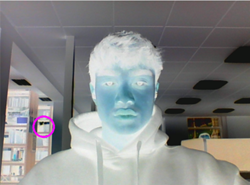
#> input picture images/myface_edited/inverted.png, 250 x 185 px, found by its file name; its folder holds only this picture in this run
$ python image_face_detection.py
#> lines starting #> are read from the running program, lines starting #| are printed output that depends on the picture
#> further down, frame is the input picture: shape (185, 250, 3); mean B, G, R 133.5, 133.8, 132.5
from __future__ import print_function
import cv2 as cv
import os

def process_frame(frame):
    frame_gray = cv.cvtColor(frame, cv.COLOR_BGR2GRAY)
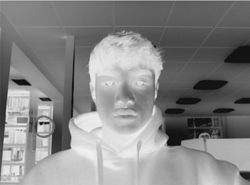
#> frame_gray: shape (185, 250); min 1, max 243, mean 133.4
    frame_gray = cv.equalizeHist(frame_gray)
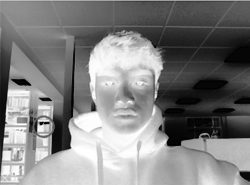
#> frame_gray: shape (185, 250); min 0, max 255, mean 128.2

    # Detect faces
    faces = face_cascade.detectMultiScale(frame_gray)
#> faces = ()
    for (x, y, w, h) in faces:
        center = (x + w//2, y + h//2)
        frame = cv.ellipse(frame, center, (w//2, h//2), 0, 0, 360, (255, 0, 255), 4)
        face_roi = frame_gray[y:y+h, x:x+w]

        # Detect eyes within the face region
        eyes = eyes_cascade.detectMultiScale(face_roi)
        for (x2, y2, w2, h2) in eyes:
            eye_center = (x + x2 + w2//2, y + y2 + h2//2)
            radius = int(round((w2 + h2) * 0.25))
            frame = cv.circle(frame, eye_center, radius, (255, 0, 0), 4)
#> this loop made 0 passes

    return frame

# Hardcoded input and output directories
input_dir   = r"C:\Users\rawsh\OneDrive - University of Southampton\EE-Y5\CompVis\CW2 CompVis\images\myface_edited"         # Path to the directory containing input images
output_dir  = r"C:\Users\rawsh\OneDrive - University of Southampton\EE-Y5\CompVis\CW2 CompVis\images\myface_edited_output"        # Path to the directory to save processed images

# Hardcoded cascade classifier paths
face_cascade_path = r"C:\Users\rawsh\OneDrive - University of Southampton\EE-Y5\CompVis\CW2 CompVis\code\models\haarcascade_frontalface_alt.xml"
eyes_cascade_path = r"C:\Users\rawsh\OneDrive - University of Southampton\EE-Y5\CompVis\CW2 CompVis\code\models\haarcascade_eye_tree_eyeglasses.xml"

# Load cascade classifiers
face_cascade = cv.CascadeClassifier()
eyes_cascade = cv.CascadeClassifier()

if not face_cascade.load(cv.samples.findFile(face_cascade_path)):
    print('Error loading face cascade')
    exit(0)
if not eyes_cascade.load(cv.samples.findFile(eyes_cascade_path)):
    print('Error loading eyes cascade')
    exit(0)

# Create output directory if it doesn't exist
os.makedirs(output_dir, exist_ok=True)

# Process each image in input directory
valid_extensions = ('.png', '.jpg', '.jpeg', '.bmp')
processed_count = 0

for filename in os.listdir(input_dir):
    if filename.lower().endswith(valid_extensions):
        input_path = os.path.join(input_dir, filename)
        output_path = os.path.join(output_dir, filename)

        # Read and process image
        frame = cv.imread(input_path)
        if frame is None:
            print(f"Could not read image: {input_path}")
            continue

        processed_frame = process_frame(frame)

        # Save processed image
        if cv.imwrite(output_path, processed_frame):
            processed_count += 1
            print(f"Processed: {filename}")
        else:
            print(f"Failed to save: {filename}")

print(f"\nProcessing complete. {processed_count} images processed.")
print(f"Output saved to: {os.path.abspath(output_dir)}")

$ run again, on images/myface_edited/straight (4).jpg
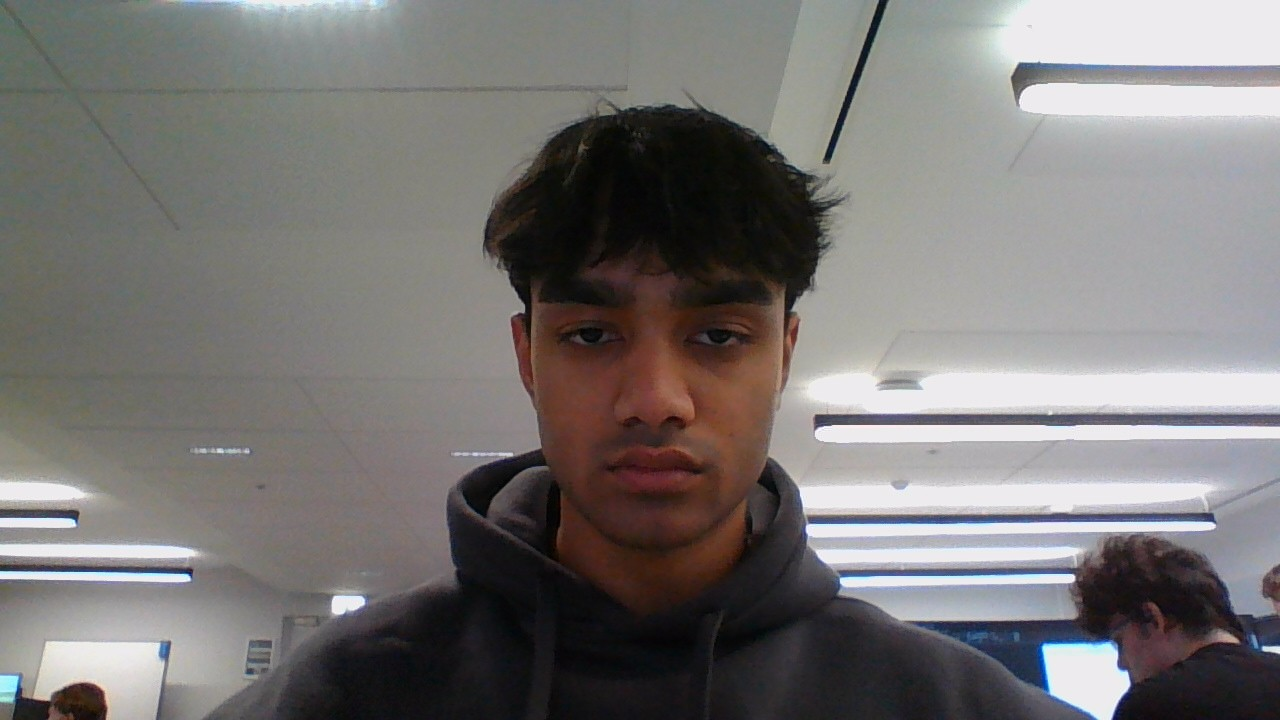
#> input picture images/myface_edited/straight (4).jpg, 1280 x 720 px, found by its file name
#> frame is the input picture: shape (720, 1280, 3); mean B, G, R 117.3, 118.4, 121.2
#> faces = [[503, 223, 311, 311]]
#> the loop in process_frame, `for (x, y, w, h) in faces:` made 1 pass
#> (x, y, w, h, center, eyes) on pass 1: (503, 223, 311, 311, (658, 378), [[179, 79, 70, 70], [55, 80, 66, 66]])
#> pass 1, in process_frame, `face_roi = frame_gray[y:y+h, x:x+w]`:
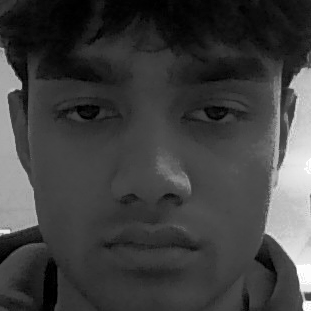
#> face_roi: shape (311, 311); min 0, max 255, mean 63
#> after the loop in process_frame, `for (x, y, w, h) in faces:`:
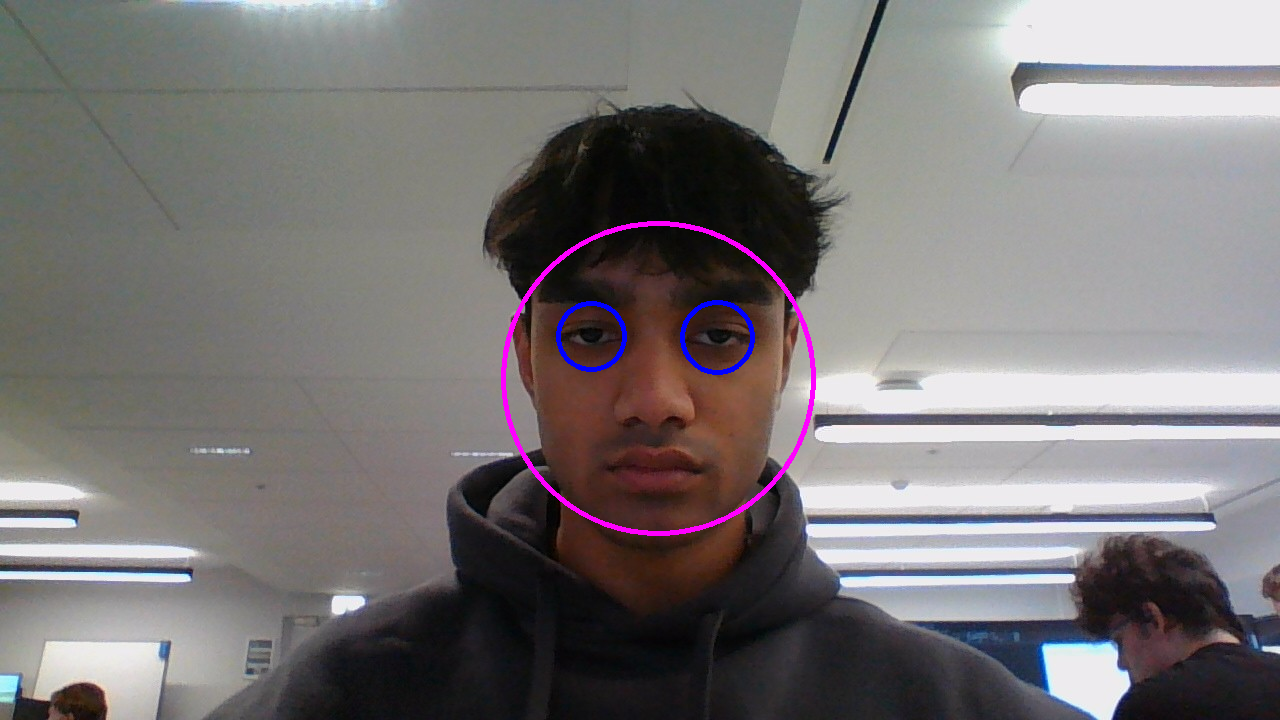
#> frame: shape (720, 1280, 3); mean B, G, R 118.8, 117.9, 121.9

$ run again, on images/myface_edited/straight_small.jpg
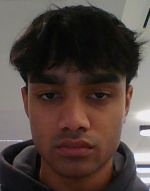
#> input picture images/myface_edited/straight_small.jpg, 150 x 191 px, found by its file name
#> frame is the input picture: shape (191, 150, 3); mean B, G, R 62.6, 68.1, 81.5
#> faces = [[13, 49, 124, 124]]
#> the loop in process_frame, `for (x, y, w, h) in faces:` made 1 pass
#> (x, y, w, h, center, eyes) on pass 1: (13, 49, 124, 124, (75, 111), [[23, 33, 27, 27], [71, 32, 28, 28]])
#> pass 1, in process_frame, `face_roi = frame_gray[y:y+h, x:x+w]`:
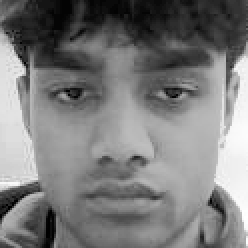
#> face_roi: shape (124, 124) (shown 2 times larger); min 0, max 255, mean 122.9
#> after the loop in process_frame, `for (x, y, w, h) in faces:`:
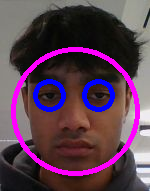
#> frame: shape (191, 150, 3); mean B, G, R 82.2, 62.1, 91.3
